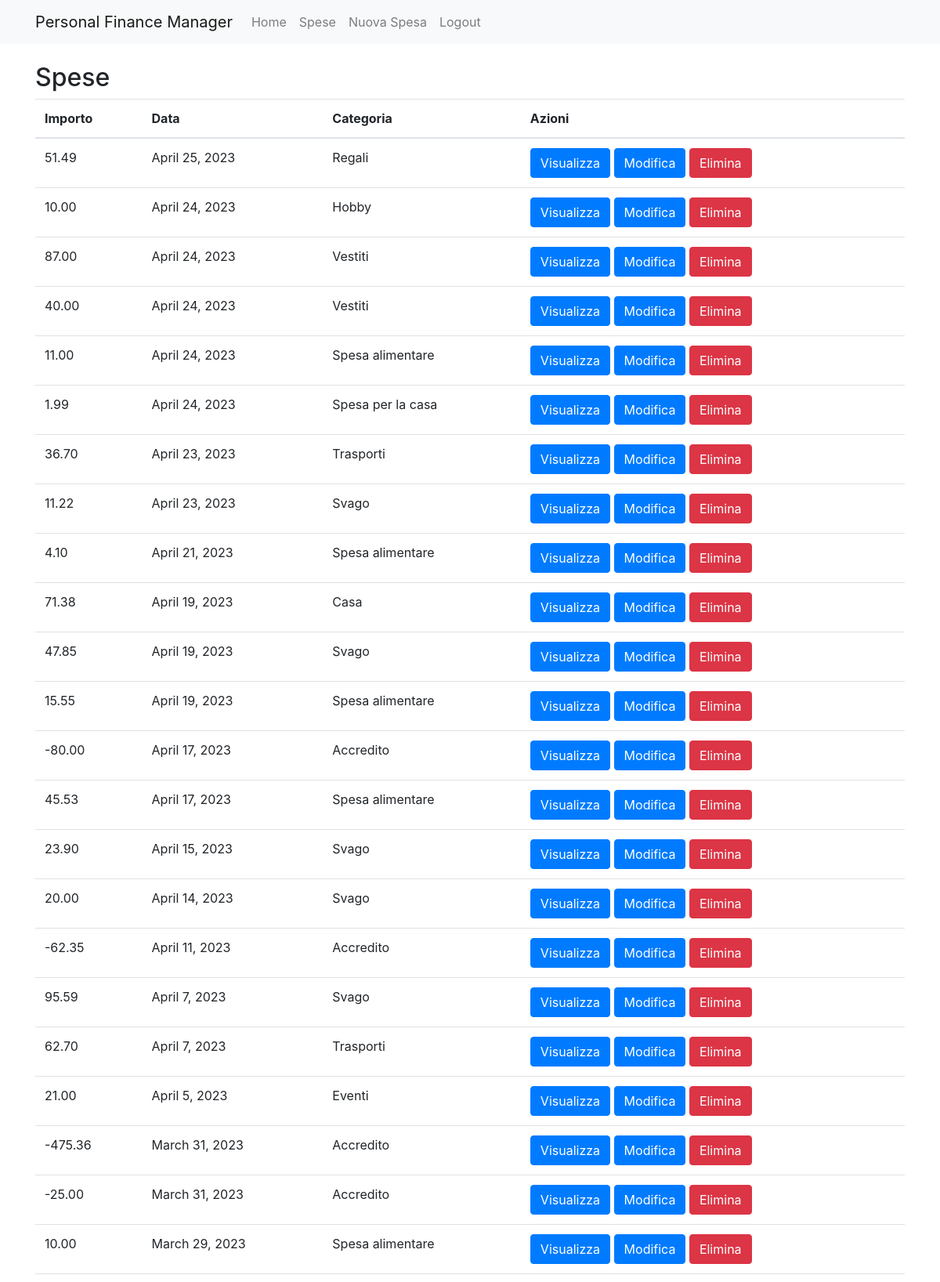
Screenshot of /expenses/ (signed in, upper part) with the database file from the repository.
### expenses/models.py (models this page shows, shortened)
class Expense(models.Model):
    user = models.ForeignKey(User, on_delete=models.CASCADE)
    balance = models.ForeignKey(Balance, on_delete=models.CASCADE)
    payment_method = models.ForeignKey(Payment_Method, on_delete=models.CASCADE)
    amount = models.DecimalField(max_digits = 6, decimal_places=2)
    date = models.DateField()
    category = models.ForeignKey(Category, on_delete=models.CASCADE)
    description = models.CharField(max_length=200)

class Category(models.Model):
    user = models.ForeignKey(User, on_delete=models.CASCADE)
    name = models.CharField(max_length=200)
    def __str__(self):
        string = self.name
        string = string[0].upper() + string[1:]
        return string

### expenses/views.py (the view)
# urls.py: path('expenses/', views.expenses_list, name='expenses_list'),
@login_required
def expenses_list(request):
    expenses = Expense.objects.filter(user=request.user).order_by("-date")
    return render(request, 'expenses_list.html', {'expenses': expenses})

### expenses/templates/expenses_list.html (shortened to what this page needs)
{% extends 'base.html' %}
{% block content %}
  <h2>Spese</h2>
  <table class="table">
    <thead>
      <tr>
        <th>Importo</th>
        <th>Data</th>
        <th>Categoria</th>
        <th>Azioni</th>
      </tr>
    </thead>
    <tbody>
      {% for expense in expenses %}
        <tr>
          <td>{{ expense.amount }}</td>
          <td>{{ expense.date }}</td>
          <td>{{ expense.category }}</td>
          <td>
            <a href="{% url 'expense_show' expense.pk %}" class="btn btn-primary">Visualizza</a>
            <a href="{% url 'expense_edit' expense.pk %}" class="btn btn-primary">Modifica</a>
            <a href="{% url 'expense_delete' expense.pk %}" class="btn btn-danger">Elimina</a>
          </td>
        </tr>
      {% empty %}
        <tr>
          <td colspan="4">Nessuna spesa trovata.</td>
        </tr>
      {% endfor %}
    </tbody>
  </table>
{% endblock %}

### rows the page displays
Expense: amount "51.49", date "April 25, 2023", category "Regali"
Expense: amount "10.00", date "April 24, 2023", category "Hobby"
Expense: amount "87.00", date "April 24, 2023", category "Vestiti"
Expense: amount "40.00", date "April 24, 2023", category "Vestiti"
Expense: amount "11.00", date "April 24, 2023", category "Spesa alimentare"
Expense: amount "1.99", date "April 24, 2023", category "Spesa per la casa"
Expense: amount "36.70", date "April 23, 2023", category "Trasporti"
Expense: amount "11.22", date "April 23, 2023", category "Svago"
Expense: amount "4.10", date "April 21, 2023", category "Spesa alimentare"
Expense: amount "71.38", date "April 19, 2023", category "Casa"
Expense: amount "47.85", date "April 19, 2023", category "Svago"
Expense: amount "15.55", date "April 19, 2023", category "Spesa alimentare"
Expense: amount "-80.00", date "April 17, 2023", category "Accredito"
Expense: amount "45.53", date "April 17, 2023", category "Spesa alimentare"
Expense: amount "23.90", date "April 15, 2023", category "Svago"
Expense: amount "20.00", date "April 14, 2023", category "Svago"
Expense: amount "-62.35", date "April 11, 2023", category "Accredito"
Expense: amount "95.59", date "April 7, 2023", category "Svago"
Expense: amount "62.70", date "April 7, 2023", category "Trasporti"
Expense: amount "21.00", date "April 5, 2023", category "Eventi"
Expense: amount "-475.36", date "March 31, 2023", category "Accredito"
Expense: amount "-25.00", date "March 31, 2023", category "Accredito"
Expense: amount "10.00", date "March 29, 2023", category "Spesa alimentare"
